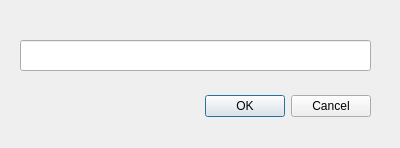
<?xml version="1.0" encoding="UTF-8"?>
<ui version="4.0">
 <class>Dialog</class>
 <widget class="QDialog" name="Dialog">
  <property name="geometry">
   <rect>
    <x>0</x>
    <y>0</y>
    <width>400</width>
    <height>148</height>
   </rect>
  </property>
  <property name="windowTitle">
   <string>查找</string>
  </property>
  <widget class="QDialogButtonBox" name="clickedBox">
   <property name="geometry">
    <rect>
     <x>30</x>
     <y>90</y>
     <width>341</width>
     <height>32</height>
    </rect>
   </property>
   <property name="orientation">
    <enum>Qt::Horizontal</enum>
   </property>
   <property name="standardButtons">
    <set>QDialogButtonBox::Cancel|QDialogButtonBox::Ok</set>
   </property>
  </widget>
  <widget class="QLineEdit" name="lineEdit">
   <property name="geometry">
    <rect>
     <x>20</x>
     <y>40</y>
     <width>351</width>
     <height>31</height>
    </rect>
   </property>
  </widget>
 </widget>
 <resources/>
 <connections>
  <connection>
   <sender>clickedBox</sender>
   <signal>accepted()</signal>
   <receiver>Dialog</receiver>
   <slot>accept()</slot>
   <hints>
    <hint type="sourcelabel">
     <x>248</x>
     <y>254</y>
    </hint>
    <hint type="destinationlabel">
     <x>157</x>
     <y>274</y>
    </hint>
   </hints>
  </connection>
  <connection>
   <sender>clickedBox</sender>
   <signal>rejected()</signal>
   <receiver>Dialog</receiver>
   <slot>reject()</slot>
   <hints>
    <hint type="sourcelabel">
     <x>316</x>
     <y>260</y>
    </hint>
    <hint type="destinationlabel">
     <x>286</x>
     <y>274</y>
    </hint>
   </hints>
  </connection>
 </connections>
</ui>
